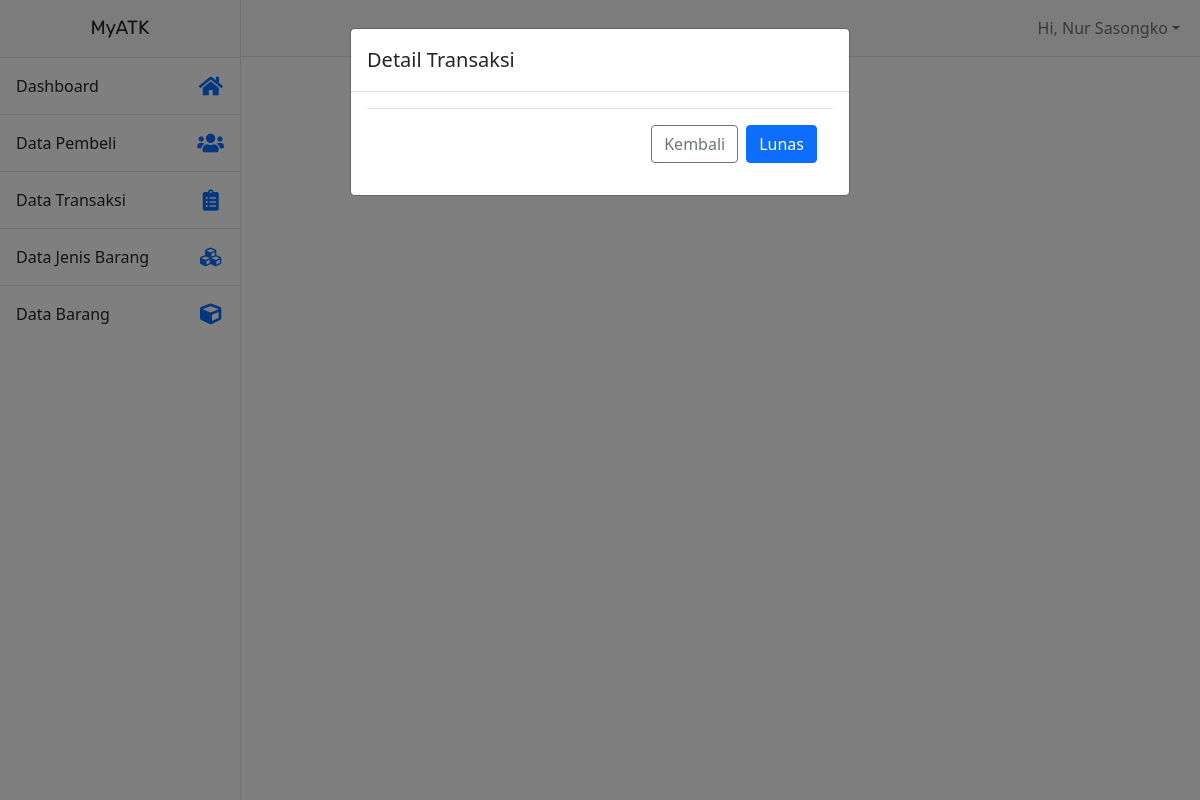
The app's page /admin/transaksi-detail.php?id_transaksi=tr-002 (signed in), older data.
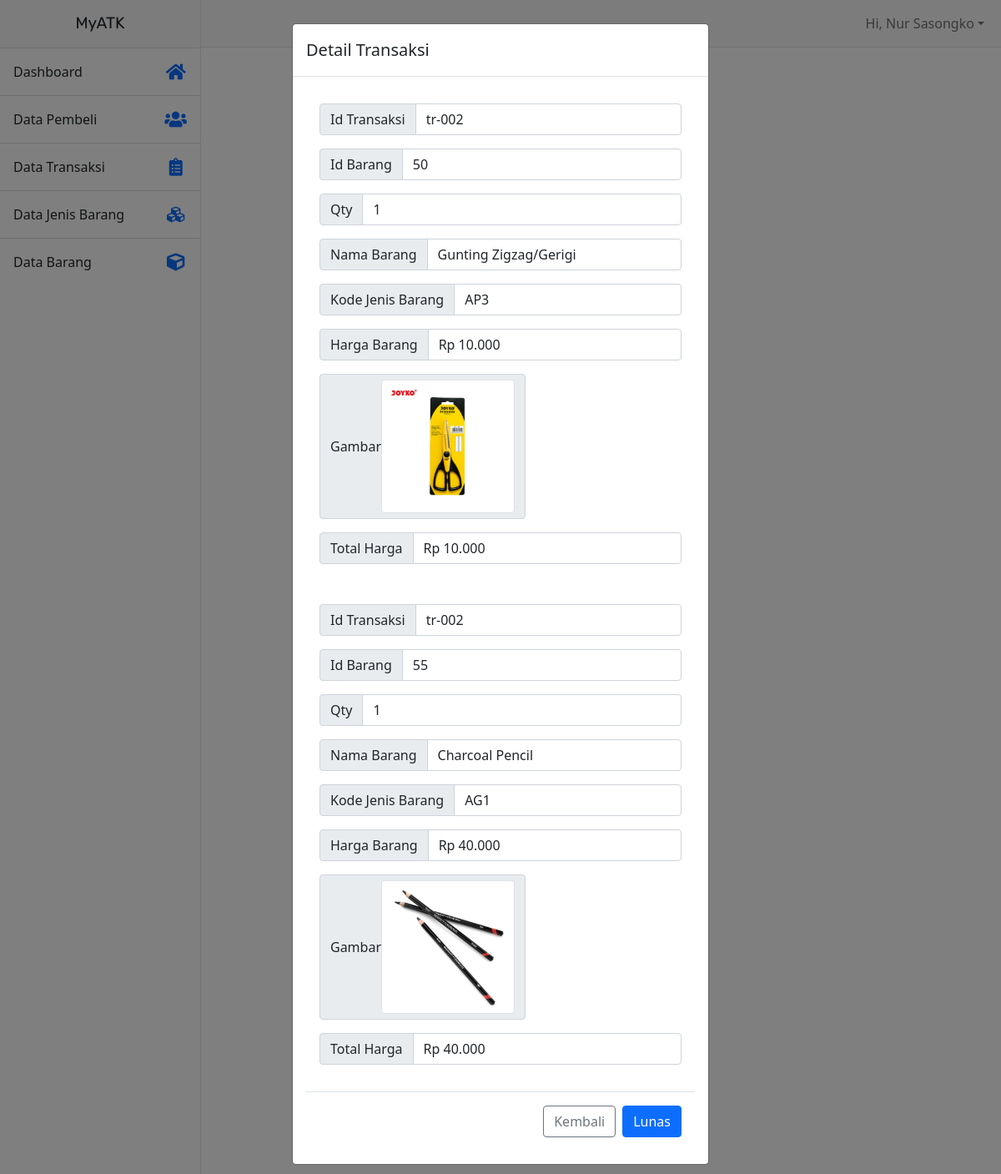
The same page, newer data.
### tables this page shows
CREATE TABLE `detail_transaksi` (
  `id` int(11) NOT NULL,
  `id_detail_transaksi` varchar(225) NOT NULL,
  `id_detail_barang` int(11) NOT NULL,
  `qty` int(2) NOT NULL
);

CREATE TABLE `barang` (
  `id_barang` int(11) NOT NULL,
  `nama_barang` varchar(255) NOT NULL,
  `kode_jenis_barang` varchar(15) NOT NULL,
  `harga` double(12,2) NOT NULL,
  `rating` double(5,2) NOT NULL,
  `foto` varchar(255) NOT NULL,
  `stok` int(5) NOT NULL,
  `terjual` int(5) NOT NULL,
  `keterangan` text NOT NULL
);

### functions.php (called while the page is built, shortened)
<?php
function getRupiah($angka, $belakangkoma = 2)
{
    $hasil_rupiah = "Rp " . number_format($angka, $belakangkoma, ',', '.');
    return $hasil_rupiah;
}

### admin/transaksi-detail.php (the view, shortened to what the changed rows need)
<?php include('template/header.php');
include_once("../functions.php");
?>
<!DOCTYPE html>
<html lang="en">
<head>
</head>
<body>
    <div class="d-flex" id="wrapper">
        <?php include('template/sidebar.php'); ?>
        <div id="page-content-wrapper">
            <div class="modal fade" id="staticBackdrop" data-bs-backdrop="static" data-bs-keyboard="false" tabindex="-1" aria-labelledby="staticBackdropLabel" aria-hidden="true">
                <div class="modal-dialog">
                    <div class="modal-content">
                        <div class="modal-body" align="center">
                            <?php
                            if (isset($_GET["id_transaksi"])) {
                                $db = dbConnect();
                                $id_transaksi = $db->escape_string($_GET["id_transaksi"]);
                                $sql = "SELECT dt.id_detail_transaksi,
                                        dt.id_detail_barang,
                                        dt.qty,
                                        b.nama_barang,
                                        b.kode_jenis_barang,
                                        b.harga,
                                        b.foto
                                        FROM detail_transaksi dt
                                        INNER JOIN barang b
                                        ON dt.id_detail_barang = b.id_barang
                                        WHERE dt.id_detail_transaksi = '$id_transaksi'";
                                $result = $db->query($sql);
                                $rows = $result->fetch_all(MYSQLI_ASSOC);
                                foreach ($rows as $rowsData) :
                            ?>
                                    <form method="post" name="form" action="transaksi-lunas.php">
                                        <div class="modal-body">
                                            <div class="">
                                                <div class="input-group mb-3">
                                                    <span class="input-group-text">Id Transaksi</span>
                                                    <input type="text" name="id_detail_transaksi" class="form-control" aria-describedby="basic-addon1" value="<?php echo $rowsData["id_detail_transaksi"]; ?>">
                                                </div>
                                                <div class="input-group mb-3">
                                                    <span class="input-group-text">Id Barang</span>
                                                    <input type="text" name="id_detail_barang" class="form-control" aria-describedby="basic-addon1" value="<?php echo $rowsData["id_detail_barang"]; ?>">
                                                </div>
                                                <div class="input-group mb-3">
                                                    <span class="input-group-text">Qty</span>
                                                    <input type="text" name="qty" class="form-control" aria-describedby="basic-addon1" value="<?php echo $rowsData["qty"]; ?>">
                                                </div>
                                                <div class="input-group mb-3">
                                                    <span class="input-group-text">Nama Barang</span>
                                                    <input type="text" name="nama_barang" class="form-control" aria-describedby="basic-addon1" value="<?php echo $rowsData["nama_barang"]; ?>">
                                                </div>
                                                <div class="input-group mb-3">
                                                    <span class="input-group-text">Kode Jenis Barang</span>
                                                    <input type="text" name="kode_jenis_barang" class="form-control" aria-describedby="basic-addon1" value="<?php echo $rowsData["kode_jenis_barang"]; ?>">
                                                </div>
                                                <div class="input-group mb-3">
                                                    <span class="input-group-text">Harga Barang</span>
                                                    <input type="text" name="iharga" class="form-control" aria-describedby="basic-addon1" value="<?php echo getRupiah($rowsData["harga"], 0) ?>">
                                                </div>
                                                <div class="input-group mb-3">
                                                    <span class="input-group-text">Gambar
                                                        <img src="../<?= $rowsData["foto"]; ?>" class="card-img-top img-thumbnail" alt="..." style="width: 10rem;">
                                                    </span>
                                                </div>
                                                <div class="input-group mb-3">
                                                    <span class="input-group-text">Total Harga</span>
                                                    <input type="text" name="harga" class="form-control" aria-describedby="basic-addon1" value="<?php echo getRupiah($rowsData["harga"] * $rowsData["qty"], 0) ?>">
                                                </div>
                                            </div>
                                        </div>
                                <?php
                                endforeach;
                            }
                                ?>
                                    </form>
                        </div>
                    </div>
                </div>
            </div>
        </div>
    </div>
</body>
</html>

Row changes from the older to the newer data that the page shows:
added detail_transaksi: id_detail_transaksi "tr-002", id_detail_barang "50", qty "1", nama_barang "Gunting Zigzag/Gerigi", kode_jenis_barang "AP3", iharga "Rp 10.000", id_detail_barang.foto (picture), harga "Rp 10.000"
added detail_transaksi: id_detail_transaksi "tr-002", id_detail_barang "55", qty "1", nama_barang "Charcoal Pencil", kode_jenis_barang "AG1", iharga "Rp 40.000", id_detail_barang.foto (picture), harga "Rp 40.000"
